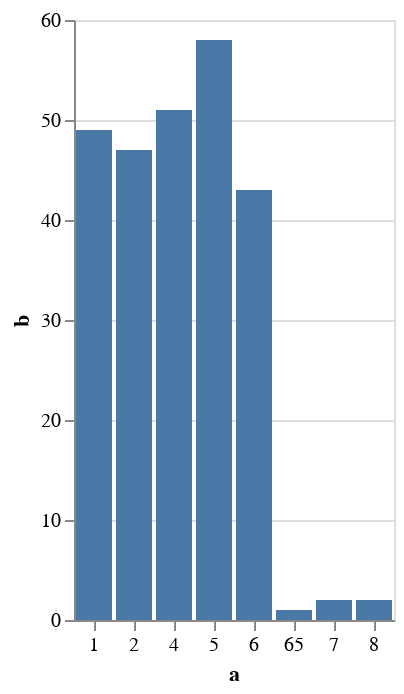

The notebook cell saved with this chart:
### Code cell
%VEGA-LITE specs/bar.vl.json 
select datediff(shippedDate, orderDate) as a, count(1) as b from orders where status='Shipped' group by a;

### Figure 1 — Vega-Lite specification as saved in the notebook (floating-point values rounded to 4 significant figures)
{"$schema": "https://vega.github.io/schema/vega-lite/v4.json", "data": {"values": [{"a": "name", "b": "name"}, {"a": "65", "b": "1"}, {"a": "2", "b": "47"}, {"a": "1", "b": "49"}, {"a": "5", "b": "58"}, {"a": "4", "b": "51"}, {"a": "6", "b": "43"}, {"a": "7", "b": "2"}, {"a": "8", "b": "2"}]}, "description": "A simple bar chart with embedded data.", "encoding": {"x": {"axis": {"labelAngle": 0}, "field": "a", "type": "nominal"}, "y": {"field": "b", "type": "quantitative"}}, "mark": "bar"}
